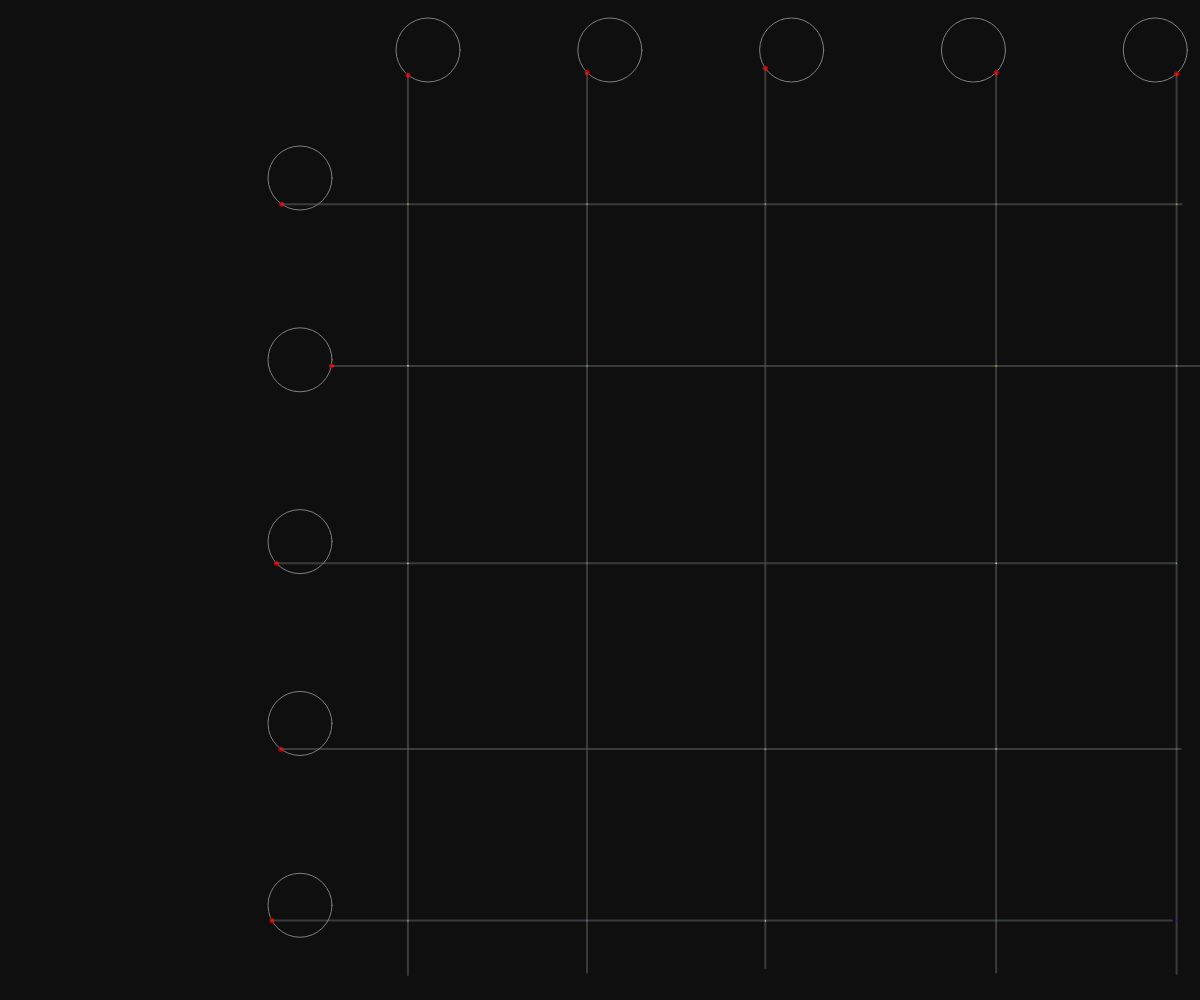
Frame 1 (no input)
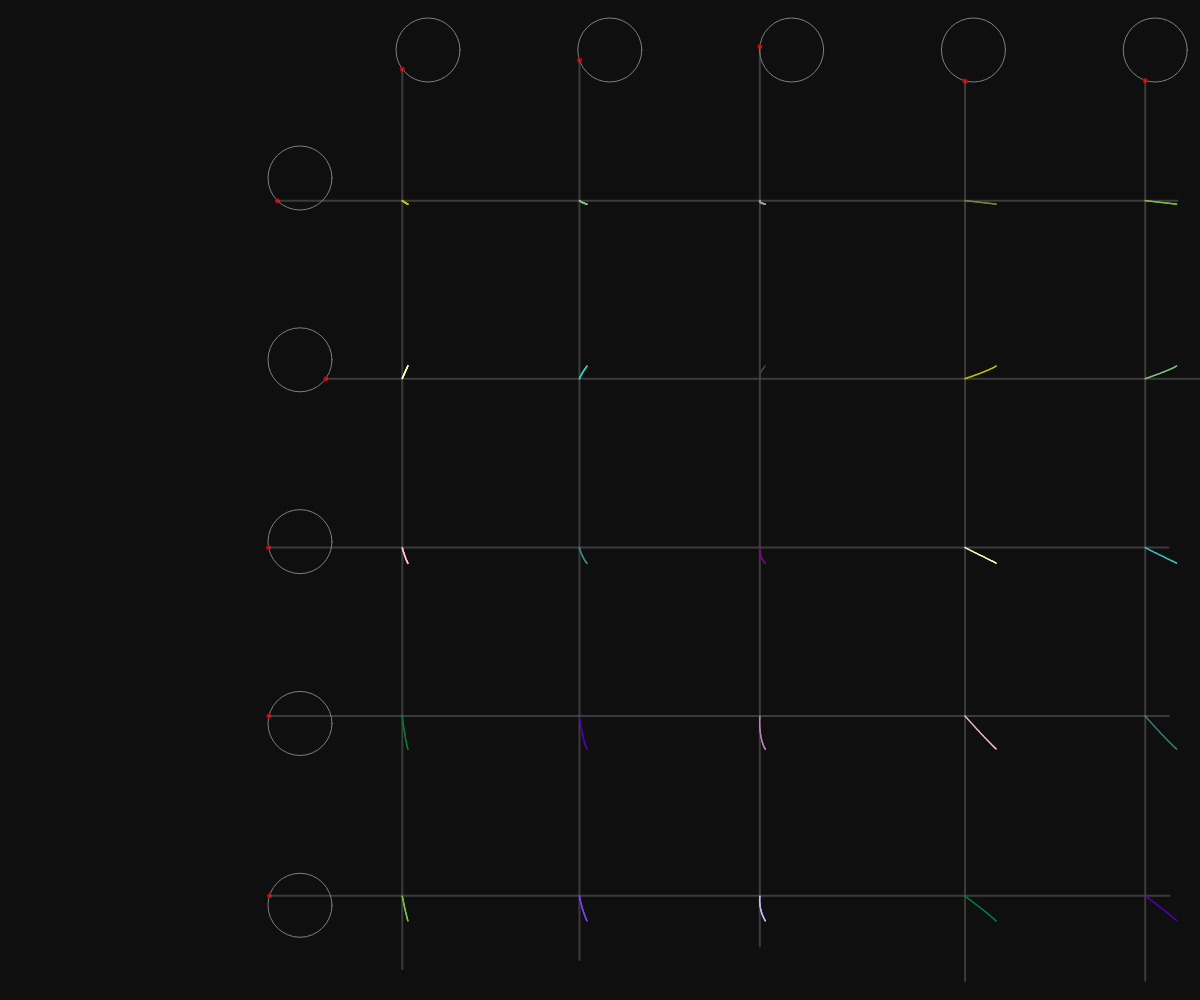
Frame 60 (no input)
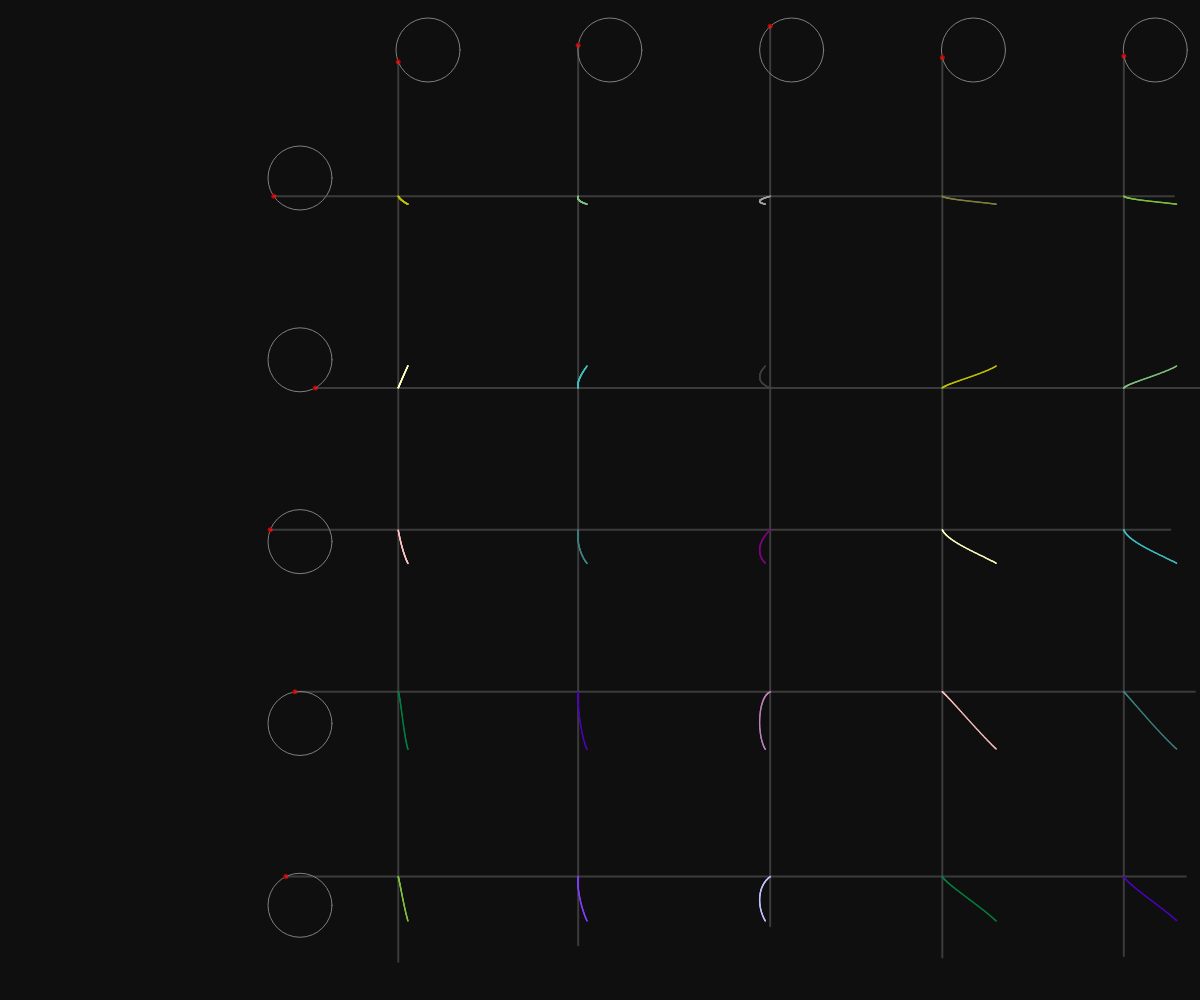
Frame 120 (the mouse pressed at the canvas centre since frame 60)

The p5.js sketch that drew these frames (run headless with seeded random() and noise() and a simulated clock; from frame 60 on, the mouse is pressed at the canvas centre):

// p5.js sketch
// ── sketch.js
class Circle{
  // angles and angluar speed in radians

  constructor(theta, ang_vel, x, y, radius, dir){
    this.theta = theta;
    this.ang_vel = ang_vel;
    this.centre_x = x;
    this.centre_y = y;
    this.radius = radius;

    this.dir = dir;
    this.line_length = height-100;

    this.point_radius = 5;
    this.update_point();

  }

  update_point(){
    this.point_x = this.radius*cos(this.theta) + this.centre_x;
    this.point_y = this.radius*sin(this.theta) + this.centre_y;
    this.theta += this.ang_vel;
  }

  draw(){

    noFill();
    stroke(127);
    ellipse(this.centre_x, this.centre_y, this.radius*2, this.radius*2);
    noStroke();
    fill(192, 0, 0);
    ellipse(this.point_x, this.point_y, this.point_radius, this.point_radius);
    stroke(127, 100);
    strokeWeight(2); 
    line(this.point_x, this.point_y, this.point_x + (1-this.dir)*this.line_length, this.point_y + (this.dir)*this.line_length)
    strokeWeight(1); 
  }
}

var horizontal_circle_list = [];
var vertical_circle_list = [];
var num_circles = 5;

var colours = [[192, 192, 0], [255, 255, 192], [255, 192, 192], [0, 128, 64], [128, 192, 64], [128, 192, 128], [64, 192, 192], [64, 128, 128], [80, 0, 192], [128, 64, 255], [160, 160, 160], [64, 64, 64], [128, 0, 128], [192, 128, 192], [192, 192, 255], [128, 128, 64]];

//var fr = 100;
var g;

function setup() {

  // put setup code here
  createCanvas(windowWidth, windowHeight);
  g = createGraphics(width, height);
  background(15);
  //frameRate(fr);

  // make x direction circles
  let i = 0;
  let radius = ((height-200)/(5*num_circles))
  for (i=0; i<num_circles; i++){
    horizontal_circle_list.push(new Circle(random(PI), (i+1)*PI/random(5,10)/120, i*(height/(num_circles+0.5)) + radius*4, 0, radius, 1));
  }

  // make y direction circles
  for (i=0; i<num_circles; i++){
    vertical_circle_list.push(new Circle(random(PI), (i+1)*PI/random(5,10)/120, 0, i*(height/(num_circles+0.5)) + radius*4, radius, 0));
  }
}


function draw() {
  translate(width/4, 50);
  background(15);

  let col = 0;

  let i = 0;
  for (i=0; i<num_circles; i++){
    horizontal_circle_list[i].update_point();
    horizontal_circle_list[i].draw();
    vertical_circle_list[i].update_point();
    vertical_circle_list[i].draw();
    let j = 0;
    let x = horizontal_circle_list[i].point_x;
    for (j=0; j<num_circles; j++){
      g.stroke(colours[col]); // Change the color

      if (col >= (colours.length-1)){
        col = 0;
      } else {
        col += 1;
      }

      g.strokeWeight(1.5); // Make the points 10 pixels in size
      g.point(x, vertical_circle_list[j].point_y);
    }
  } 
  // put drawing code here
  // line(100, 100, 50, 50);
  // noFill();
  // ellipse(50, 50, 80, 80);
  // print("asdf")
  image(g, 0, 0);
}
